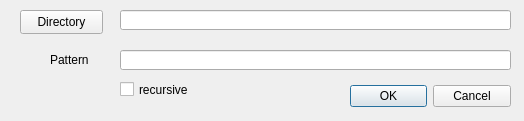
<?xml version="1.0" encoding="UTF-8"?>
<ui version="4.0">
 <class>Dialog</class>
 <widget class="QDialog" name="Dialog">
  <property name="geometry">
   <rect>
    <x>0</x>
    <y>0</y>
    <width>524</width>
    <height>121</height>
   </rect>
  </property>
  <property name="windowTitle">
   <string>Dialog</string>
  </property>
  <widget class="QDialogButtonBox" name="buttonBox">
   <property name="geometry">
    <rect>
     <x>350</x>
     <y>80</y>
     <width>161</width>
     <height>32</height>
    </rect>
   </property>
   <property name="orientation">
    <enum>Qt::Horizontal</enum>
   </property>
   <property name="standardButtons">
    <set>QDialogButtonBox::Cancel|QDialogButtonBox::Ok</set>
   </property>
  </widget>
  <widget class="QPushButton" name="directoryButton">
   <property name="geometry">
    <rect>
     <x>20</x>
     <y>10</y>
     <width>83</width>
     <height>24</height>
    </rect>
   </property>
   <property name="toolTip">
    <string>&lt;html&gt;&lt;head/&gt;&lt;body&gt;&lt;p&gt;Select base directory.&lt;/p&gt;&lt;/body&gt;&lt;/html&gt;</string>
   </property>
   <property name="text">
    <string>Directory</string>
   </property>
  </widget>
  <widget class="QLabel" name="patternLabel">
   <property name="geometry">
    <rect>
     <x>50</x>
     <y>50</y>
     <width>57</width>
     <height>20</height>
    </rect>
   </property>
   <property name="text">
    <string>Pattern</string>
   </property>
  </widget>
  <widget class="QCheckBox" name="recursiveBox">
   <property name="geometry">
    <rect>
     <x>120</x>
     <y>80</y>
     <width>85</width>
     <height>19</height>
    </rect>
   </property>
   <property name="toolTip">
    <string>&lt;html&gt;&lt;head/&gt;&lt;body&gt;&lt;p&gt;Add matching files from all subdirectories.&lt;/p&gt;&lt;/body&gt;&lt;/html&gt;</string>
   </property>
   <property name="text">
    <string>recursive</string>
   </property>
  </widget>
  <widget class="QLineEdit" name="patternInput">
   <property name="geometry">
    <rect>
     <x>120</x>
     <y>50</y>
     <width>391</width>
     <height>20</height>
    </rect>
   </property>
   <property name="toolTip">
    <string>&lt;html&gt;&lt;head/&gt;&lt;body&gt;&lt;p&gt;Any pattern recognized by the glob module. For instance: &amp;quot;*.tif&amp;quot;.&lt;/p&gt;&lt;/body&gt;&lt;/html&gt;</string>
   </property>
  </widget>
  <widget class="QLineEdit" name="directoryInput">
   <property name="geometry">
    <rect>
     <x>120</x>
     <y>10</y>
     <width>391</width>
     <height>20</height>
    </rect>
   </property>
   <property name="toolTip">
    <string>&lt;html&gt;&lt;head/&gt;&lt;body&gt;&lt;p&gt;Base directory&lt;/p&gt;&lt;/body&gt;&lt;/html&gt;</string>
   </property>
  </widget>
 </widget>
 <tabstops>
  <tabstop>directoryButton</tabstop>
  <tabstop>directoryInput</tabstop>
  <tabstop>patternInput</tabstop>
  <tabstop>recursiveBox</tabstop>
  <tabstop>buttonBox</tabstop>
 </tabstops>
 <resources/>
 <connections>
  <connection>
   <sender>buttonBox</sender>
   <signal>accepted()</signal>
   <receiver>Dialog</receiver>
   <slot>accept()</slot>
   <hints>
    <hint type="sourcelabel">
     <x>248</x>
     <y>254</y>
    </hint>
    <hint type="destinationlabel">
     <x>157</x>
     <y>274</y>
    </hint>
   </hints>
  </connection>
  <connection>
   <sender>buttonBox</sender>
   <signal>rejected()</signal>
   <receiver>Dialog</receiver>
   <slot>reject()</slot>
   <hints>
    <hint type="sourcelabel">
     <x>316</x>
     <y>260</y>
    </hint>
    <hint type="destinationlabel">
     <x>286</x>
     <y>274</y>
    </hint>
   </hints>
  </connection>
 </connections>
</ui>
